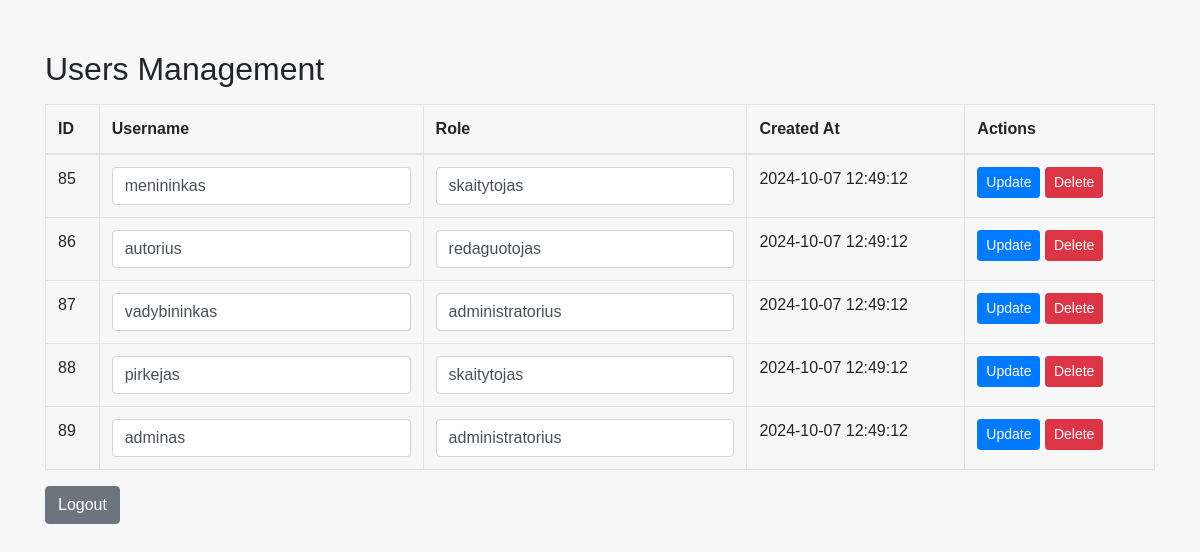
The app's page /administratorius.php (signed in) with its own data.
### tables this page shows
CREATE TABLE `users` (
  `id` int(11) NOT NULL,
  `username` varchar(50) NOT NULL,
  `password` varchar(255) NOT NULL,
  `role` varchar(50) NOT NULL,
  `created_at` timestamp NOT NULL DEFAULT current_timestamp()
);

### administratorius.php (the view, shortened to what this page needs)
<?php
require_once 'config.php';
$sql = "SELECT id, username, role, created_at FROM users";
$users = [];
if ($result = $conn->query($sql)) {
    while ($row = $result->fetch_assoc()) {
        $users[] = $row;
    }
}
?>
<!DOCTYPE html>
<html lang="en">
<head>
    <link rel="stylesheet" href="https://maxcdn.bootstrapcdn.com/bootstrap/4.5.2/css/bootstrap.min.css">
</head>
<body>
    <div class="container">
        <h2>Users Management</h2>
        <table class="table table-bordered">
            <thead>
                <tr>
                    <th>ID</th>
                    <th>Username</th>
                    <th>Role</th>
                    <th>Created At</th>
                    <th>Actions</th>
                </tr>
            </thead>
            <tbody>
                <?php foreach ($users as $user): ?>
                    <tr>
                        <form action="administratorius.php" method="post">
                            <td><?php echo htmlspecialchars($user["id"]); ?></td>
                            <td><input type="text" name="username" value="<?php echo htmlspecialchars($user["username"]); ?>" class="form-control"></td>
                            <td><input type="text" name="role" value="<?php echo htmlspecialchars($user["role"]); ?>" class="form-control"></td>
                            <td><?php echo htmlspecialchars($user["created_at"]); ?></td>
                            <td>
                                <button type="submit" class="btn btn-primary btn-sm">Update</button>
                                <a href="administratorius.php?delete_id=<?php echo $user["id"]; ?>" class="btn btn-danger btn-sm">Delete</a>
                            </td>
                        </form>
                    </tr>
                <?php endforeach; ?>
            </tbody>
        </table>
        <a href="logout.php" class="btn btn-secondary">Logout</a>
    </div>
</body>
</html>

### administratorius.php (style rules this page uses)
body { font-family: Arial, sans-serif; background-color: #f7f7f7; }
.container { margin-top: 50px; }

### records on screen
users: id "85", username "menininkas", role "skaitytojas", created_at "2024-10-07 12:49:12"
users: id "86", username "autorius", role "redaguotojas", created_at "2024-10-07 12:49:12"
users: id "87", username "vadybininkas", role "administratorius", created_at "2024-10-07 12:49:12"
users: id "88", username "pirkejas", role "skaitytojas", created_at "2024-10-07 12:49:12"
users: id "89", username "adminas", role "administratorius", created_at "2024-10-07 12:49:12"
